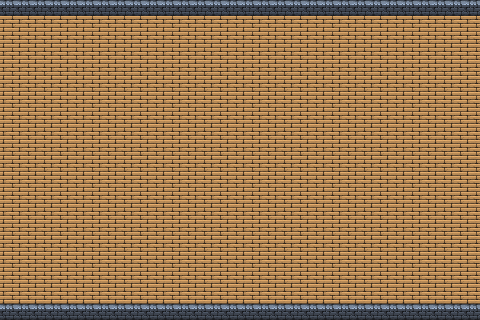

A 2D game scene composited from a Tiled map and its tileset images. What follows is a short description and the map's XML, with every tile layer's data as written:
An orthogonal 30x20 tile map with 16x16 px tiles, 1 tile layer (Tile Layer 1).

<map version="1.10" tiledversion="1.10.2" orientation="orthogonal" renderorder="right-down" width="30" height="20" tilewidth="16" tileheight="16" infinite="0" nextlayerid="2" nextobjectid="1">
 <tileset firstgid="1" source="Test_SpriteSheet.tsx" />
 <layer id="1" name="Tile Layer 1" width="30" height="20">
  <data encoding="csv">
6,6,6,6,6,6,6,6,6,6,6,6,6,6,6,6,6,6,6,6,6,6,6,6,6,6,6,6,6,6,
1,1,1,1,1,1,1,1,1,1,1,1,1,1,1,1,1,1,1,1,1,1,1,1,1,1,1,1,1,1,
1,1,1,1,1,1,1,1,1,1,1,1,1,1,1,1,1,1,1,1,1,1,1,1,1,1,1,1,1,1,
1,1,1,1,1,1,1,1,1,1,1,1,1,1,1,1,1,1,1,1,1,1,1,1,1,1,1,1,1,1,
1,1,1,1,1,1,1,1,1,1,1,1,1,1,1,1,1,1,1,1,1,1,1,1,1,1,1,1,1,1,
1,1,1,1,1,1,1,1,1,1,1,1,1,1,1,1,1,1,1,1,1,1,1,1,1,1,1,1,1,1,
1,1,1,1,1,1,1,1,1,1,1,1,1,1,1,1,1,1,1,1,1,1,1,1,1,1,1,1,1,1,
1,1,1,1,1,1,1,1,1,1,1,1,1,1,1,1,1,1,1,1,1,1,1,1,1,1,1,1,1,1,
1,1,1,1,1,1,1,1,1,1,1,1,1,1,1,1,1,1,1,1,1,1,1,1,1,1,1,1,1,1,
1,1,1,1,1,1,1,1,1,1,1,1,1,1,1,1,1,1,1,1,1,1,1,1,1,1,1,1,1,1,
1,1,1,1,1,1,1,1,1,1,1,1,1,1,1,1,1,1,1,1,1,1,1,1,1,1,1,1,1,1,
1,1,1,1,1,1,1,1,1,1,1,1,1,1,1,1,1,1,1,1,1,1,1,1,1,1,1,1,1,1,
1,1,1,1,1,1,1,1,1,1,1,1,1,1,1,1,1,1,1,1,1,1,1,1,1,1,1,1,1,1,
1,1,1,1,1,1,1,1,1,1,1,1,1,1,1,1,1,1,1,1,1,1,1,1,1,1,1,1,1,1,
1,1,1,1,1,1,1,1,1,1,1,1,1,1,1,1,1,1,1,1,1,1,1,1,1,1,1,1,1,1,
1,1,1,1,1,1,1,1,1,1,1,1,1,1,1,1,1,1,1,1,1,1,1,1,1,1,1,1,1,1,
1,1,1,1,1,1,1,1,1,1,1,1,1,1,1,1,1,1,1,1,1,1,1,1,1,1,1,1,1,1,
1,1,1,1,1,1,1,1,1,1,1,1,1,1,1,1,1,1,1,1,1,1,1,1,1,1,1,1,1,1,
1,1,1,1,1,1,1,1,1,1,1,1,1,1,1,1,1,1,1,1,1,1,1,1,1,1,1,1,1,1,
6,6,6,6,6,6,6,6,6,6,6,6,6,6,6,6,6,6,6,6,6,6,6,6,6,6,6,6,6,6
</data>
 </layer>
</map>